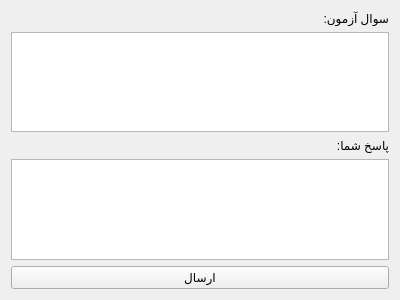
<?xml version="1.0" encoding="UTF-8"?>
<ui version="4.0">
 <class>StudentExam</class>
 <widget class="QWidget" name="StudentExam">
  <property name="geometry">
   <rect>
    <x>0</x>
    <y>0</y>
    <width>400</width>
    <height>300</height>
   </rect>
  </property>
  <property name="windowTitle">
   <string>آزمون</string>
  </property>
  <layout class="QVBoxLayout" name="verticalLayout">
   <item>
    <widget class="QLabel" name="questionLabel">
     <property name="text">
      <string>سوال آزمون:</string>
     </property>
   </widget>
   </item>
   <item>
    <widget class="QTextEdit" name="questionTextEdit">
     <property name="readOnly">
      <bool>true</bool>
     </property>
    </widget>
   </item>
   <item>
    <widget class="QLabel" name="answerLabel">
     <property name="text">
      <string>پاسخ شما:</string>
     </property>
   </widget>
   </item>
   <item>
    <widget class="QTextEdit" name="answerTextEdit"/>
   </item>
   <item>
    <widget class="QPushButton" name="submitButton">
     <property name="text">
      <string>ارسال</string>
     </property>
   </widget>
   </item>
  </layout>
 </widget>
 <resources/>
 <connections/>
</ui>
